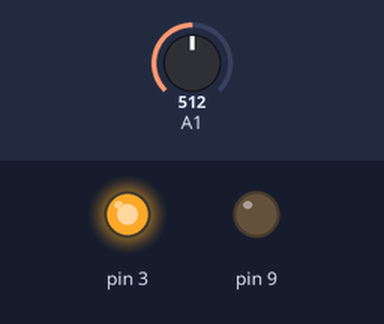
Simulated run of this sketch. Board: Arduino Uno, built with avr-gcc and run on an emulated ATmega328P. Parts: output pins drawn as LEDs (lit = HIGH). Inputs (shaded band) come from the test bench; at power-on: A1 = 512. What the sketch prints to the serial monitor is not drawn.

Above: at 0.1 s.
Timing chart, 0 to 1.6 s (numbered marks = the images above):
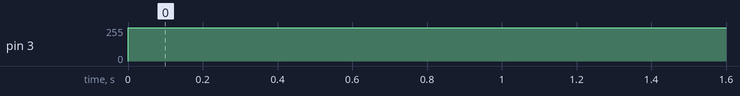

The sketch:

Calinbration.ino
```cpp
/*
actuator testing and calibration code
this file requires to accomplish the following tasks
    - get the hall encoder values to get the mean value for the actuator.
      so that the acquired value can be used for binary classification of the poles of magnets.

recieve the values from the hall sensors.
add the values in a loop till n no. of values recieved.
then divide the sum from the n and note that threshold value for the axis of the joint.
the gearbox will not be attached for the calibration stage as the limits are not attached.
*/

#include <ctype.h>
#include <Arduino.h>

char c = 0;
int a=0, count =0, flag = 1, thresh = 0, sum = 0, min = 255, max = 0;


void setup()
{
  //pinMode(12,OUTPUT);
  //pinMode(13,OUTPUT);
  pinMode(A1, INPUT);
  pinMode(3, OUTPUT);
  pinMode(9, OUTPUT);

  Serial.begin(9600);
}

void loop()
{
  analogWrite(3, 250);
  analogWrite(9, 0);
  a = analogRead(A1);

  Serial.print(a);
  Serial.println(',');
}
```

Measured:
- by itself, pin 3: 0/255 → 250/255 at 0.00 s
